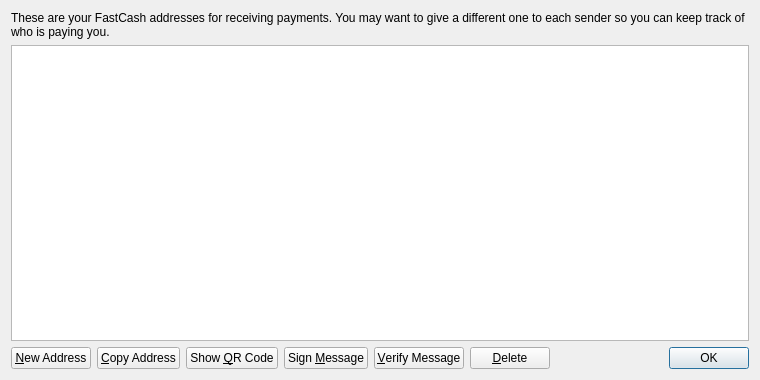
<?xml version="1.0" encoding="UTF-8"?>
<ui version="4.0">
 <class>AddressBookPage</class>
 <widget class="QWidget" name="AddressBookPage">
  <property name="geometry">
   <rect>
    <x>0</x>
    <y>0</y>
    <width>760</width>
    <height>380</height>
   </rect>
  </property>
  <property name="windowTitle">
   <string>Address Book</string>
  </property>
  <layout class="QVBoxLayout" name="verticalLayout">
   <item>
    <widget class="QLabel" name="labelExplanation">
     <property name="text">
      <string>These are your FastCash addresses for receiving payments. You may want to give a different one to each sender so you can keep track of who is paying you.</string>
     </property>
     <property name="textFormat">
      <enum>Qt::PlainText</enum>
     </property>
     <property name="wordWrap">
      <bool>true</bool>
     </property>
    </widget>
   </item>
   <item>
    <widget class="QTableView" name="tableView">
     <property name="contextMenuPolicy">
      <enum>Qt::CustomContextMenu</enum>
     </property>
     <property name="toolTip">
      <string>Double-click to edit address or label</string>
     </property>
     <property name="tabKeyNavigation">
      <bool>false</bool>
     </property>
     <property name="alternatingRowColors">
      <bool>true</bool>
     </property>
     <property name="selectionMode">
      <enum>QAbstractItemView::SingleSelection</enum>
     </property>
     <property name="selectionBehavior">
      <enum>QAbstractItemView::SelectRows</enum>
     </property>
     <property name="sortingEnabled">
      <bool>true</bool>
     </property>
     <attribute name="verticalHeaderVisible">
      <bool>false</bool>
     </attribute>
    </widget>
   </item>
   <item>
    <layout class="QHBoxLayout" name="horizontalLayout">
     <item>
      <widget class="QPushButton" name="newAddressButton">
       <property name="toolTip">
        <string>Create a new address</string>
       </property>
       <property name="text">
        <string>&amp;New Address</string>
       </property>
       <property name="icon">
        <iconset resource="../bitcoin.qrc">
         <normaloff>:/icons/add</normaloff>:/icons/add</iconset>
       </property>
      </widget>
     </item>
     <item>
      <widget class="QPushButton" name="copyToClipboard">
       <property name="toolTip">
        <string>Copy the currently selected address to the system clipboard</string>
       </property>
       <property name="text">
        <string>&amp;Copy Address</string>
       </property>
       <property name="icon">
        <iconset resource="../bitcoin.qrc">
         <normaloff>:/icons/editcopy</normaloff>:/icons/editcopy</iconset>
       </property>
      </widget>
     </item>
     <item>
      <widget class="QPushButton" name="showQRCode">
       <property name="text">
        <string>Show &amp;QR Code</string>
       </property>
       <property name="icon">
        <iconset resource="../bitcoin.qrc">
         <normaloff>:/icons/qrcode</normaloff>:/icons/qrcode</iconset>
       </property>
      </widget>
     </item>
     <item>
      <widget class="QPushButton" name="signMessage">
       <property name="toolTip">
        <string>Sign a message to prove you own a FastCash address</string>
       </property>
       <property name="text">
        <string>Sign &amp;Message</string>
       </property>
       <property name="icon">
        <iconset resource="../bitcoin.qrc">
         <normaloff>:/icons/edit</normaloff>:/icons/edit</iconset>
       </property>
      </widget>
     </item>
     <item>
      <widget class="QPushButton" name="verifyMessage">
       <property name="toolTip">
        <string>Verify a message to ensure it was signed with a specified FastCash address</string>
       </property>
       <property name="text">
        <string>&amp;Verify Message</string>
       </property>
       <property name="icon">
        <iconset resource="../bitcoin.qrc">
         <normaloff>:/icons/transaction_0</normaloff>:/icons/transaction_0</iconset>
       </property>
      </widget>
     </item>
     <item>
      <widget class="QPushButton" name="deleteButton">
       <property name="toolTip">
        <string>Delete the currently selected address from the list</string>
       </property>
       <property name="text">
        <string>&amp;Delete</string>
       </property>
       <property name="icon">
        <iconset resource="../bitcoin.qrc">
         <normaloff>:/icons/remove</normaloff>:/icons/remove</iconset>
       </property>
      </widget>
     </item>
     <item>
      <spacer name="horizontalSpacer">
       <property name="orientation">
        <enum>Qt::Horizontal</enum>
       </property>
       <property name="sizeHint" stdset="0">
        <size>
         <width>40</width>
         <height>20</height>
        </size>
       </property>
      </spacer>
     </item>
     <item>
      <widget class="QDialogButtonBox" name="buttonBox">
       <property name="sizePolicy">
        <sizepolicy hsizetype="Maximum" vsizetype="Fixed">
         <horstretch>0</horstretch>
         <verstretch>0</verstretch>
        </sizepolicy>
       </property>
       <property name="standardButtons">
        <set>QDialogButtonBox::Ok</set>
       </property>
      </widget>
     </item>
    </layout>
   </item>
  </layout>
 </widget>
 <resources>
  <include location="../bitcoin.qrc"/>
 </resources>
 <connections/>
</ui>
